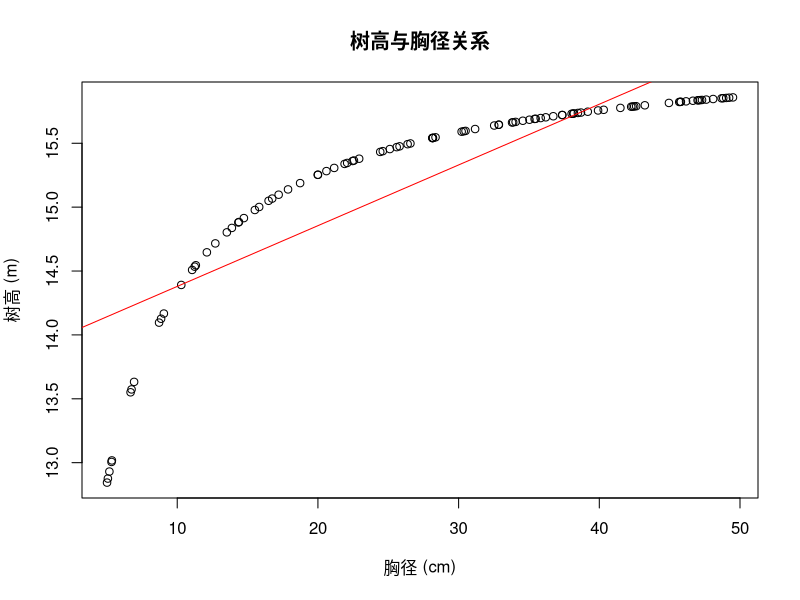

Generate this figure with R:
set.seed(42)
n <- 100
dbh <- runif(n, min=5, max=50)
hdom <- 30

beta1 <- 0.5
beta2 <- 1.5
height <- 1.3 + (beta1 * hdom * dbh) / (beta2 + dbh)

plot(dbh, height, main="树高与胸径关系", xlab="胸径 (cm)", ylab="树高 (m)")
abline(lm(height ~ dbh), col="red")